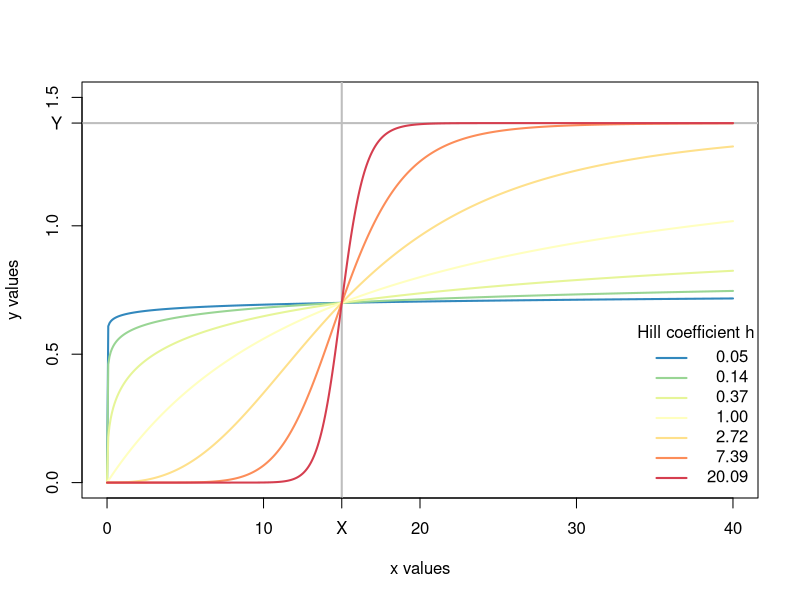
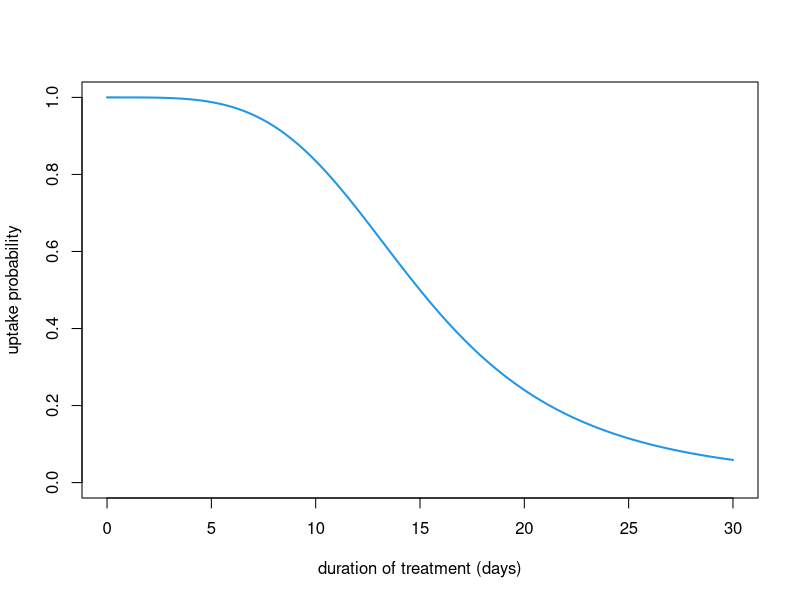
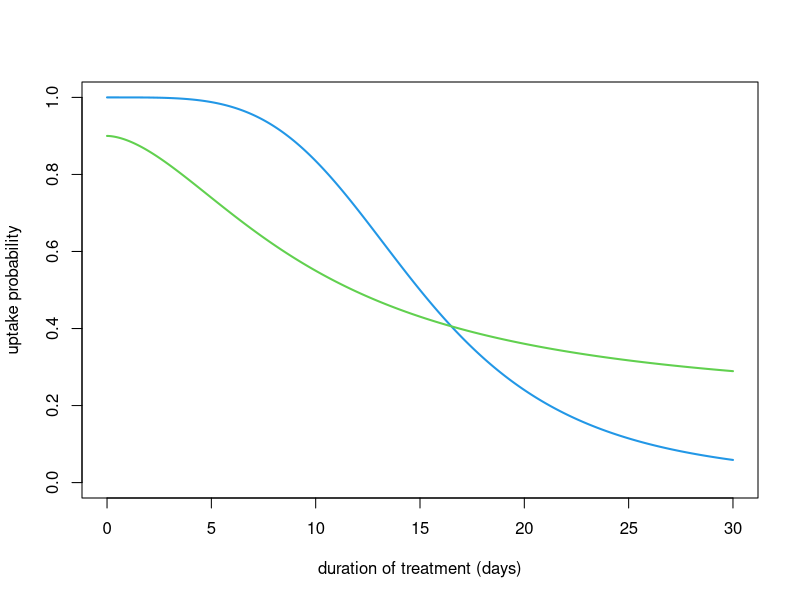
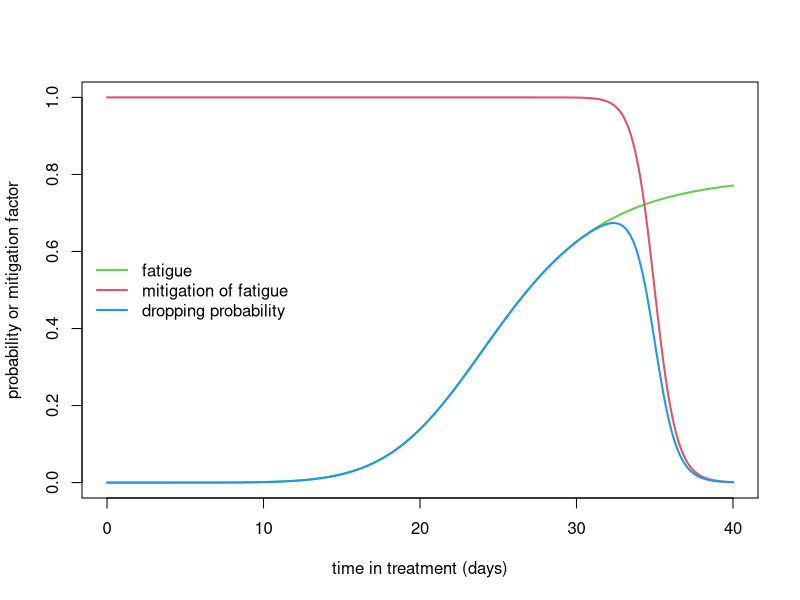
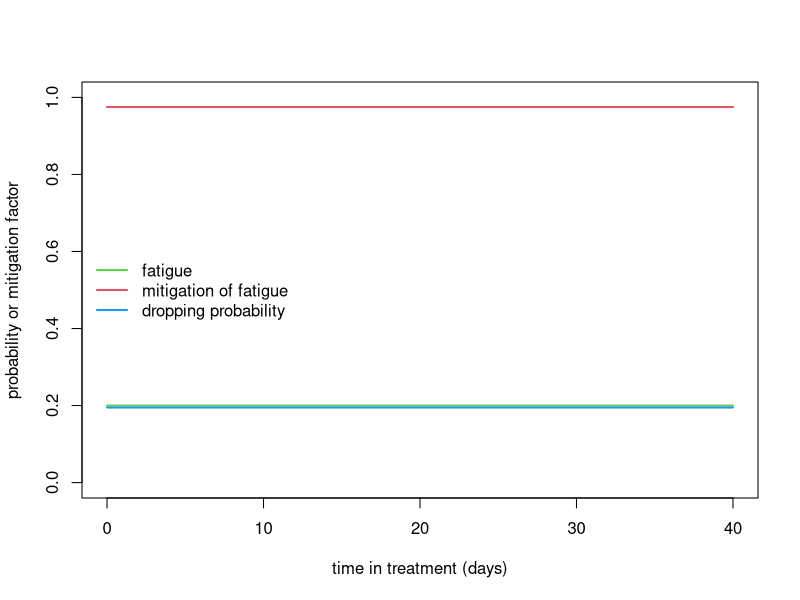
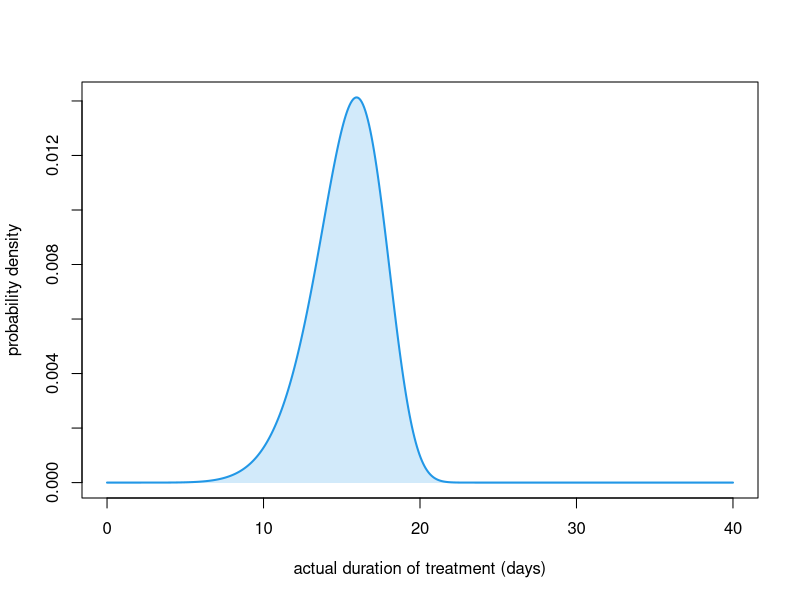
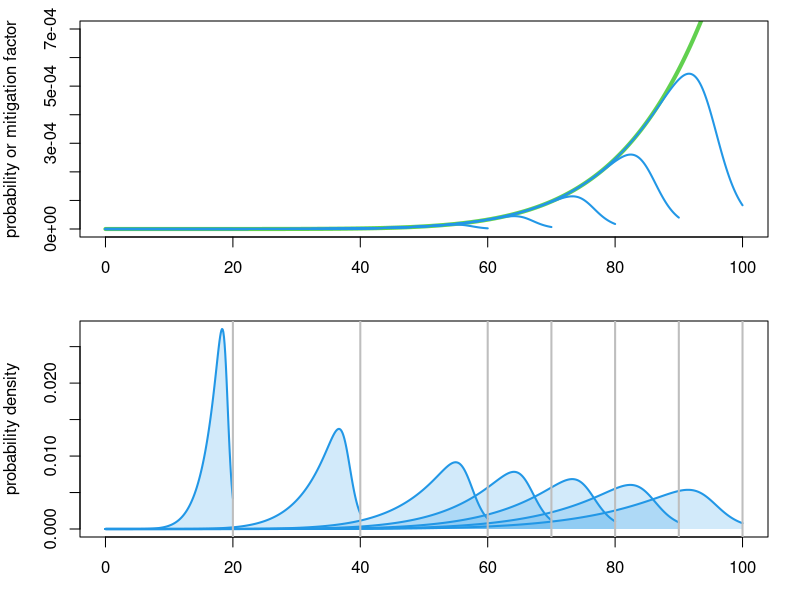
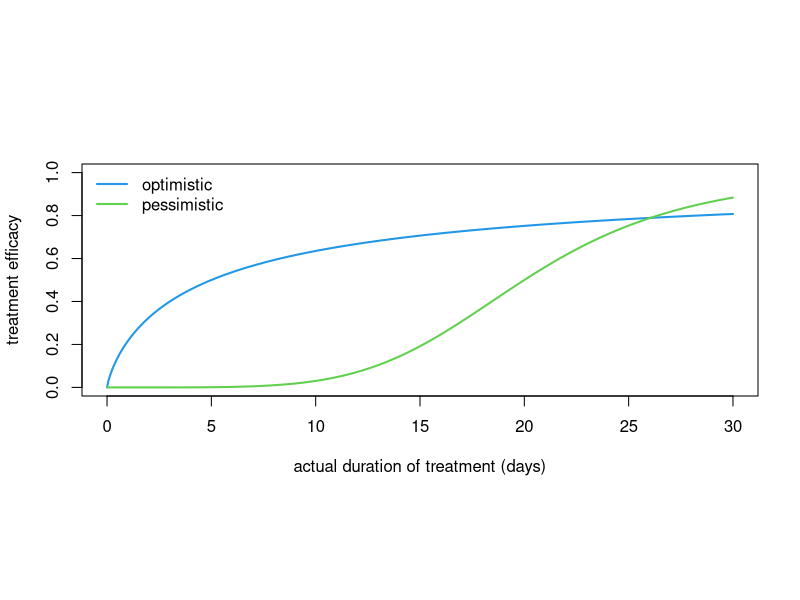

Reproduce these figures in R, in order. (Note: this script raises an error after producing the figures.)
## ---- chunk 1
knitr::knit_hooks$set(
  margin = function(before, options, envir) {
    if (before) par(mgp = c(1.5, .5, 0)) #, bty = "n", plt = c(.105, .97, .13, .97))
    else NULL
  })

knitr::opts_chunk$set(echo       = TRUE,
                      message    = FALSE,
                      cache      = TRUE,
                      autodep    = TRUE,
#                      dev.args   = list(pointsize = 11),
                      fig.height = 5,
                      fig.width  = 1.4 * 5,
                      fig.retina = 2,
                      fig.align  = "center",
                      margin     = TRUE)
## ---- chunk 2
needed_packages <- c(
  "deSolve",
  "tibble",
  "purrr",
  "dplyr",
  "magrittr",
  "RColorBrewer"
)
## ---- chunk 3
to_install <- needed_packages[! needed_packages %in% installed.packages()[,"Package"]]
if (length(to_install)) install.packages(to_install)
## ---- chunk 4
library(tibble)
library(purrr)
library(dplyr)
library(magrittr)
## ---- chunk 5
lwd_val <- 2
## ---- chunk 6
ode2 <- function(...) tibble::as_tibble(as.data.frame(deSolve::ode(...)))

seq2 <- function(...) seq(..., le = 512)

plotl <- function(...) plot(..., type = "l", lwd = 2)

lines2 <- function(...) lines(..., lwd = 2)

legend2 <- function(...) legend(..., bty = "n")

abline2 <- function(..., col = 2) abline(..., lwd = lwd_val, col = col)

plot2 <- function(..., col = 4) plot(..., type = "l", lwd = lwd_val, col = col)

plot3 <- function(...) plot2(..., xlab = "actual duration of treatment (days)")

legend2 <- function(...) legend(..., lty = 1, lwd = lwd_val, bty = "n")

legend3 <- function(x, y, legend, ...) {
  tmp <- legend2(x, y, legend = rep(" ", length(legend)),
                 text.width = max(strwidth(legend)), xjust = 1, yjust = 1, ...)
  text(tmp$rect$left + tmp$rect$w, tmp$text$y, legend, pos = 2)
}

mclapply2 <- function(...) {
  parallel::mclapply(..., mc.cores = parallel::detectCores() - 1)
}

polygon2 <- function(x, y, col = 4, alpha = .2, ...) {
  polygon(c(x[1], x, tail(x, 1)), c(0, y, 0), col = adjustcolor(col, alpha),
          border = NA)
}

polygon3 <- function(x, y1, y2, col = 4, ...) {
  polygon(c(x, rev(x)), c(y1, rev(y2)), col = col, border = NA, ...)
}
## ---- chunk 7
hill <- function(x, X, Y, h) {
  x2h <- x^h
  Y * x2h / (X^h + x2h)
}
## ---- chunk 8
xs <- seq2(0, 40)
X <- 15
Y <- 1.4

plot(NA, xlim = c(0, max(xs)), ylim = c(0, 1.5), xlab = "x values", ylab = "y values")
abline2(v = X, col = "grey")
abline2(h = Y, col = "grey")

hs <- exp(seq(-3, 3))
cols <- rev(RColorBrewer::brewer.pal(n = length(hs), "Spectral"))
walk2(hs, cols, ~ lines2(xs, hill(xs, X, Y, h = .x), col = .y))

legend3("bottomright", col = cols, title = "Hill coefficient h",
        legend = formatC(round(hs, 2), digits = 2, format = "f"))

axis(1, X, "X")
axis(2, Y, "Y", las = 1)
## ---- chunk 9
uptake <- function(pd, Xv, hv) {
  X2h <- Xv ^ hv
  X2h / (X2h + pd ^ hv)
}
## ---- chunk 10
uptake2 <- function(d, X, Y, Z, h) {
  Z - hill(d, X, Y, h)
}
## ---- chunk 11
ds <- seq2(0, 30)
plot2(ds, uptake(ds, 15, 4), ylim = 0:1,
      xlab = "duration of treatment (days)", ylab = "uptake probability")
## ---- chunk 12
ds <- seq2(0, 30)
plot2(ds, uptake2(ds, 15, 1, 1, 4), ylim = 0:1,
      xlab = "duration of treatment (days)", ylab = "uptake probability")
lines2(ds, uptake2(ds, 10, .7, .9, 1.75), col = 3)
## ---- chunk 13
plot_probabilities <- function(
    pd = 40,                      # proposed duration of treatment
    Xf  = 25,   Yf = .8, hf = 7,  # fatigue
    Xmp = .875, Ym = 1,  hm = 50, # mitigation of fatigue
    lwd = 2,
    ylim = 0:1,
    add = FALSE,
    lgnd = TRUE) {                # whether to add the legend to the plot or not
  
  Xm <- Xmp * pd
  ts <- seq2(0, pd)

  fatigue <- hill(ts, Xf, Yf, hf)
  mitigation <- 1 - hill(ts, Xm, Ym, hm)
  
  if (! add) plot(ts, fatigue, ylim = ylim, col = 3, type = "l", lwd = lwd,
                  xlab = "time in treatment (days)",
                  ylab = "probability or mitigation factor")
  lines2(ts, mitigation, col = 2)
  lines2(ts, mitigation * fatigue, col = 4)
  
  if (lgnd & ! add)
    legend2("left", col = c(3, 2, 4),
            legend = c("fatigue", "mitigation of fatigue", "dropping probability"))
}
## ---- chunk 14
plot_probabilities()
## ---- chunk 15
plot_probabilities(hf = 0, hm = 0, Ym = .05, Yf = .4)
## ---- chunk 16
dropping_probability <- function(
    pd = 40,                        # proposed duration of treatment
    Xf  = 25,   Yf = .8, hf = 7,    # fatigue
    Xmp = .875, Ym = 1,  hm = 50,   # mitigation of fatigue
    by = pd / (le - 1), le = 512) { # sampling day in the treatment

  ts <- seq(0, pd, by)
  tibble(x = ts,
         y = hill(ts, Xf, Yf, hf) * (1 - hill(ts, Xmp * pd, Ym, hm)))
}
## ---- chunk 17
dropping_probability()
## ---- chunk 18
effective_duration <- function(
    pd = 40,                        # proposed duration of treatment
    Xf  = 25,   Yf = .8, hf = 7,    # fatigue
    Xmp = .875, Ym = 1,  hm = 50,   # mitigation of fatigue
    by = pd / (le - 1), le = 512) { # sampling effective durations of treatment
  
  dp <- dropping_probability(pd, Xf, Yf, hf, Xmp, Ym, hm, by, le)
  y <- dp$y
  dens <- c(y[1], y[-1] * cumprod(1 - y[-length(y)]))
  tibble(x = dp$x,
         y = dens / sum(dens))
}
## ---- chunk 19
with(effective_duration(), {
  plot3(x, y, ylab = "probability density")
  polygon2(x, y)
})
## ---- chunk 20
explore_dropping <- function(
    Xf  = 200,  Yf  = .15, hf  = 7,
    Xmp = .875, Ym  = 1,   hm  = 50,
    by  = .1, ylim = c(0, .2),
    proposed_durations = c(20, 40, seq(60, 100, 10))) {

  proposed_durations <- sort(proposed_durations)

  eds <- map(proposed_durations,
             ~ effective_duration(.x, Xf, Yf, hf, Xmp, Ym, hm, by))
  
  opar <- par(mfrow = 2:1, plt = c(.1, .96, .21, .93))
  
  plot_probabilities(tail(proposed_durations, 1),
                Xf, Yf, hf, Xmp, Ym, hm, lwd = 4, ylim = ylim, lgnd = FALSE)
  walk(head(proposed_durations, -1),
       ~ plot_probabilities(.x, Xf, Yf, hf, Xmp, Ym, hm, add = TRUE))
  
  plot(NA, xlim = c(0, max(proposed_durations)),
           ylim = c(0, max(unlist(map(eds, ~ .x$y)))),
           xlab = "effective duration of treatment (days)",
           ylab = "probability density")
  walk(eds, ~ with(.x, {
    lines2(.x$x, .x$y, col = 4)
    polygon2(x, y)
  }))
  abline2(v = proposed_durations, col = "grey")
  
  par(opar)
}
## ---- chunk 21
explore_dropping(Xmp = .95, hm = 50, ylim = c(0, .0007))
## ---- chunk 22
draw_durations <- function(
    pd = 40,                        # proposed duration of treatment
    Xf  = 25,   Yf = .8, hf = 7,    # fatigue
    Xmp = .875, Ym = 1,  hm = 50,   # mitigation of fatigue
    by = pd / (le - 1), le = 512,   # sampling effective durations of treatment 
    n = 1000) {                     # number to draw
  with(effective_duration(pd, Xf, Yf, hf, Xmp, Ym, hm, by, le), sample(x, n, TRUE, y)) 
}                    
## ---- chunk 23
draw_durations(n = 16)
## ---- chunk 24
ts <- seq2(0, 30)
plot3(ts, hill(ts, 5, 1, .8), ylim = 0:1, ylab = "treatment efficacy")
lines2(ts, hill(ts, 20, 1, 5), col = 3)
legend2("topleft", legend = c("optimistic", "pessimistic"), col = 4:3)
## ---- chunk 25
pi_value <- function(
    tau = .99,
    pd = 10,
    
    Xv  = 15, hv = 4,
    Xf  = 200,  Yf = .15, hf = 7,
    Xmp = .875, Ym = 1,   hm = 50,
    Xe  = 10,   Ye = 1,   he = 1,
    
    by = pd / (le - 1), le = 512,
    n = 1000) {
  
  tau *
    uptake(pd, Xv, hv) *
    hill(draw_durations(pd, Xf, Yf, hf, Xmp, Ym,  hm, by, le, n), Xe, Ye, he)
}
## ---- chunk 26
tau_vals <- c(.2, .5, .75, .9, 1)

out1 <- tau_vals |>
  map(~ pi_value(tau = .x, pd = 10, n = 1e4, le = 1e6)) |> 
  map(density)

plot2(NA, xlim = 0:1, ylim = c(0, max(unlist(map(out1, extract2, "y")))),
      xlab = expression(paste("proportion ", pi, " of new infections sterilized")),
      ylab = "density of probability")

walk2(out1, seq_along(tau_vals), ~ with(.x, {
  polygon2(x, y, col = .y)
  lines2(x, y, col = .y)
}))

add_legend_sterilization <- function(...) {
  legend2("topright", legend = paste0(rev(100 * tau_vals), "%"),
          col = rev(seq_along(tau_vals)),
          title = expression(paste("perentage ", tau, " of recent infections identified")))
}

add_legend_sterilization()
## ---- chunk 27
quantplot <- function(x, y, probs = c(.025, seq(.05, .95, .05), .975),
                      col = adjustcolor(4, .07)) {
  y <- map_dfr(y, quantile, probs)
  nbcol <- ncol(y)
  nb <- (nbcol - (nbcol %% 2)) / 2 - 1
  walk(0:nb, ~ polygon3(x, y[[1 + .x]], y[[nbcol - .x]], col = col))
}
## ---- chunk 28
pd_vals <- seq(1, 40, le = 512)
out <- map(tau_vals,
           ~ mclapply2(pd_vals,
                       function(x) pi_value(pd = x, tau = .x, n = 1e4, le = 1e6)))
## ---- chunk 29
plot(NA, xlim = c(0, 45), ylim = 0:1,
     xlab = "proposed duration of treatment (days)",
     ylab = "proportion of new infections sterilized")

walk2(out,
      seq_along(out),
      ~ quantplot(pd_vals, .x,  probs = seq(.025, .975, le = 75),
                  col = adjustcolor(.y, .03)))

add_legend_sterilization()
## ---- chunk 30
sid_dyn <- function(N, I0 = 0, D0, beta, gamma, pi, delta, alpha, times) {
  ode2(c(S = N - I0 - D0, I = I0, D = D0),
       times,
       function(time, state, pars) {
         with(as.list(c(state, pars)), {
           infection <- (1 - pi) * beta * D * S
           dS  <- gamma * I + alpha * D - infection
           dI  <- infection - (delta + gamma) * I
           dD  <- delta * I - alpha * D
           list(c(dS, dI, dD))
         })
       },
       c(beta = beta, gamma = gamma, pi = pi, delta = delta, alpha = alpha))
}
## ---- chunk 31
sid_equ <- function(N, beta, gamma, pi, delta, alpha) {
  Dstar <- delta * N / (alpha + delta) - alpha * (delta + gamma) /
           ((alpha + delta) * (1 - pi) * beta)
  Istar <- alpha * Dstar / delta
  c(S = N - Istar - Dstar, I = Istar, D = Dstar)
}
## ---- chunk 32
plot_sid_dyn_equ <- function(
    N     = 1e5,
    D0    = 350,
    beta  = .000001,
    gamma = 0,
    pi    = 0,
    delta = .0001,
    alpha = 1 / 70,
    times = seq2(0, 25000)) {
  sims <- sid_dyn(N = N, I0 = 0, D0 = D0, beta = beta, gamma = gamma, pi = pi,
                  delta = delta, alpha = alpha, times = times)

  equs <- sid_equ(N = N, beta = beta, gamma = gamma, pi = pi,
                  delta = delta, alpha = alpha)
  
  plotl2 <- function(...) plotl(..., xlab = "time (year)")
  
  opar <- par(mfrow = c(1, 3), cex = 1, plt = c(.25, .95, .25, .9))
  with(sims, {
    plotl2(time, I, col = 2, ylab = "infection prevalence")
    abline(h = equs["I"], col = 2)
    plotl2(time, D, col = 3, ylab = "disease prevalence")
    abline(h = equs["D"], col = 3)
    plotl2(time, delta * I, col = 4, ylab = "yearly disease incidence")
    abline(h = delta * equs["I"], col = 4)
  })
  par(opar)
}
## ---- chunk 33
plot_sid_dyn_equ()
## ---- chunk 34
sid_param_val <- function(inf_prev, dis_prev, dis_incd, N = 1e5) {
  delta <- dis_incd / inf_prev
  alpha <- dis_incd / dis_prev
  c(alpha = alpha,
    beta  = alpha * delta / (delta * N - (alpha + delta) * dis_prev),
    delta = delta)
}
## ---- chunk 35
(sid_p_val <- sid_param_val(2e4, 176, 322))
## ---- chunk 36
plot_sid_dyn_equ(D0    = 176,
             beta  = sid_p_val[["beta"]],
             delta = sid_p_val[["delta"]],
             alpha = sid_p_val[["alpha"]],
             times = seq2(0, 3000))
## ---- chunk 37
siid_dyn <- function(N = 1e5, Is0 = 0, If0 = 0, D0,
                    pi, p, beta, gammas, gammaf, deltas, deltaf, alpha, times) {
  ode2(c(S = N - Is0 - If0 - D0, Is = Is0, If = If0, D = D0),
       times,
       function(time, state, pars) {
         with(as.list(c(state, pars)), {
           infection <- beta * D * S
           dS  <- gammas * Is + gammaf * If + alpha * D - (1 - p * pi) * infection
           dIs <- (1 - p) * infection - (gammas + deltas) * Is
           dIf <- (1 - pi) * p * infection - (gammaf + deltaf) * If
           dD  <- deltas * Is + deltaf * If - alpha * D
           list(c(dS, dIs, dIf, dD))
         })
       },
       c(pi = pi, p = p, beta = beta, gammas = gammas, gammaf = gammaf,
         deltas = deltas, deltaf = deltaf, alpha = alpha))
}
## ---- chunk 38
siid_equ <- function(N = 1e5, pi, p, beta, gammas, gammaf, deltas, deltaf, alpha) {
  A  <- (alpha * deltaf + (1 + deltas) * gammaf) * (1 - p) +
        (alpha * deltas + (alpha + deltaf) * gammas) * (1 - pi) * p + 
        (1 - p * pi) * deltas * deltaf
  D  <- (((1 - p) * deltas * gammaf +
          (1 - pi) * p * gammas * deltaf +
          (1 - p * pi) * deltas * deltaf) * N - 
         (deltas * gammaf + gammas * deltaf + deltas * deltaf) * alpha / beta) / A
  If  <- (N - (alpha / deltas + 1) * D) * (1 - pi) * p * beta * D / 
         (gammaf + deltaf + (1 - deltaf / deltas) * (1 - pi) * p * beta * D)
  Is  <- (alpha * D - deltaf * If) / deltas
  c(S  = N - Is - If - D,
    Is = Is,
    If = If,
    D  = D)
}
## ---- chunk 39
plot_siid_dyn_equ <- function(
    N = 1e5,
    Is0 = 0,
    If0 = 0,
    D0 = 350,
    pi = 0,
    p = .9,
    beta = 1e-6,
    gammas = 0,
    gammaf = 0,
    deltas = 1e-6,
    deltaf = 1e-4,
    alpha = 1 / 70,
    times = seq2(0, 1000000)) {
  
  sims <- siid_dyn(N, Is0, If0, D0,
                  pi, p, beta, gammas, gammaf, deltas, deltaf, alpha, times)

  equs <- siid_equ(N, pi, p, beta, gammas, gammaf, deltas, deltaf, alpha)
  
  plotl2 <- function(...) plotl(..., xlab = "time (year)")
  
  opar <- par(mfrow = c(1, 4)) #, cex = 1, plt = c(.25, .95, .25, .9))
  with(sims, {
    incidence_dyn <- deltas * Is + deltaf * If
    incidence_equ <- deltas * equs["Is"] + deltaf * equs["If"]
    
    plotl2(time, Is + If, col = 1, ylab = "infection prevalence")
    abline(h = equs["Is"] + equs["If"], col = 1)
    
    plotl2(time, D,  col = 2, ylab = "disease prevalence")
    abline(h = equs["D"], col = 2)
    
    plotl2(time, incidence_dyn, col = 3, ylab = "yearly disease incidence")
    abline(h = incidence_equ, col = 3)
    
    plotl2(time, deltaf * If / incidence_dyn, col = 4,
           ylab = "proportion of fast infections")
    abline(h = deltaf * equs["If"] / incidence_equ, col = 4)
  })
  par(opar)
}
## ---- chunk 40
plot_siid_dyn_equ()
## ---- chunk 41
N <- 1e5
beta <- .000001
gamma <- gammas <- gammaf <- 0
pi <- 0
delta <- deltas <- deltaf <- .0001
alpha <- 1 / 70
p <- 1
sid_equ(N, beta, gamma, pi, delta, alpha)
siid_equ(N, pi, p, beta, gammas, gammaf, deltas, deltaf, alpha)
## ---- chunk 42
siid_equ2 <- function(N = 1e5, p, beta, gammas, gammaf, deltas, deltaf, alpha) {
  D <- (((gammaf + deltaf) * deltas +
           (gammas * deltaf - deltas * gammaf) * p) * beta * N -
          (gammas * deltaf + (gammaf + deltaf) * deltas) * alpha) /
    (((alpha + deltas) * deltaf + (1 - p) * (1 + deltas) * gammaf +
        ((deltaf + alpha) * gammas - (deltaf - deltas) * alpha) * p) * beta)
  
  c(D = D,
    I = ((N - D) * (deltaf - deltas) * p * beta - (gammaf + deltaf) * alpha) * D /
      ((deltaf - deltas) * p * beta * D - (gammaf + deltaf) * deltas),
    df = (deltas * N - (alpha + deltas) * D) * deltaf * p * beta * D / 
      ((gammaf + deltaf) * deltas - (deltaf - deltas) * p * beta * D),
    ds = D * (alpha + (deltas * N - (alpha + deltas) * D) * p * beta * deltaf /
                ((deltaf - deltas) * p * beta * D - (gammaf + deltaf) * deltas))
    )
}
## ---- chunk 43
siid_equ(N = 1e5, pi = 0, p = .9, beta = .00001, gammas = 1 / 70, gammaf = 0,
         deltas = 1 / 50, deltaf = 1 / 5, alpha = 1 / 70)

siid_equ2(N = 1e5, p = .9, beta = .00001, gammas = 1 / 70, gammaf = 0,
          deltas = 1 / 50, deltaf = 1 / 5, alpha = 1 / 70)
## ---- chunk 44
plot_siid_dyn_equ2 <- function(
    N = 1e5,
    Is0 = 0,
    If0 = 0,
    D0 = 350,
    pi = 0,
    p = .9,
    beta = 1e-6,
    gammas = 0,
    gammaf = 0,
    deltas = 1e-6,
    deltaf = 1e-4,
    alpha = 1 / 70,
    times = seq2(0, 1000000)) {
  
  sims <- siid_dyn(N, Is0, If0, D0,
                  pi, p, beta, gammas, gammaf, deltas, deltaf, alpha, times)

  equs <- siid_equ2(N, p, beta, gammas, gammaf, deltas, deltaf, alpha)

  plotl2 <- function(...) plotl(..., xlab = "time (year)")
  
  opar <- par(mfrow = c(1, 4)) #, cex = 1, plt = c(.25, .95, .25, .9))
  with(sims, {
    plotl2(time, Is + If, col = 1, ylab = "infection prevalence")
    abline(h = equs["I"], col = 1)
    
    plotl2(time, D,  col = 2, ylab = "disease prevalence")
    abline(h = equs["D"], col = 2)
    
    plotl2(time, deltaf * If, col = 3, ylab = "yearly fast disease incidence")
    abline(h = equs["df"], col = 3)

    plotl2(time, deltas * Is, col = 4, ylab = "yearly slow disease incidence")
    abline(h = equs["ds"], col = 4)
  })
  par(opar)
}
## ---- chunk 45
plot_siid_dyn_equ2()
## ---- chunk 46
siid_equ3 <- function(N = 1e5, p, beta, deltas, deltaf, alpha) {
  D <- deltaf * deltas * (beta * N - alpha) / 
       (((alpha + deltas) * deltaf - (deltaf - deltas) * alpha * p) * beta)
  
  c(D = D,
    I = ((N - D) * (deltaf - deltas) * p * beta - deltaf * alpha) * D /
        ((deltaf - deltas) * p * beta * D - deltaf * deltas),
    df = (deltas * N - (alpha + deltas) * D) * deltaf * p * beta * D /
        (deltaf * deltas - (deltaf - deltas) * p * beta * D),
    ds = (alpha + (deltas * N - (alpha + deltas) * D) * p * beta * deltaf / 
            ((deltaf - deltas) * p * beta * D - deltaf * deltas)) * D
    )
}

siid_equ2(N = 1e5, p = .9, beta = .00001, gammas = 0, gammaf = 0, deltas = 1 / 50,
          deltaf = 1 / 5, alpha = 1 / 70)

siid_equ3(N = 1e5, p = .9, beta = .00001, deltas = 1 / 50, deltaf = 1 / 5,
          alpha = 1 / 70)
## ---- chunk 47
siid_param_val <- function(I, D, ds, df, N, deltaf) {
  c(alpha  = (df + ds) / D,
    beta   = (df + ds) / ((N - I - D) * D),
    deltas = deltaf * ds / (deltaf * I - df),
    p      = df / (df + ds))
}
## ---- chunk 48
x <- .9
di <- 176
D <- 322
df <- round(x * di)
siid_param_val(I = 1e4, D = D, ds = di - df, df = df, N = 1e5, deltaf = 1 / 2)
siid_param_val(I = 3e4, D = D, ds = di - df, df = df, N = 1e5, deltaf = 1 / 2)
## ---- chunk 49
deltaf <- 1 / 2
N <- 1e5
x <- .9
di <- 176
D0 <- 322
df <- x * di

siid_p_val <- siid_param_val(I = 2e4, D = D0, ds = di - df, df = df, N = N,
                             deltaf = deltaf)

a <- siid_equ(N = N, pi = 0, p = siid_p_val[["p"]], beta = siid_p_val[["beta"]],
              gammas = 0, gammaf = 0, deltas = siid_p_val[["deltas"]], deltaf = deltaf,
              alpha = siid_p_val[["alpha"]])

b <- siid_equ2(N = N, p = siid_p_val[["p"]], beta = siid_p_val[["beta"]],
               gammas = 0, gammaf = 0, deltas = siid_p_val[["deltas"]], deltaf = deltaf,
               alpha = siid_p_val[["alpha"]])

a["D"]
sum(a[c("Is", "If")])
b["I"]
(d <- sum(b[c("df", "ds")]))
b[["df"]] / d
## ---- chunk 50
times <- 2025 + seq2(0, 30)
deltaf <- 1 / 2
N <- 1e5
I0 <- 2e4
x <- .9
di <- 176
D0 <- 322
df <- x * di

siid_p_val <- siid_param_val(I = I0, D = D0, ds = di - df, df = df, N = N,
                             deltaf = deltaf)

start_val <- siid_equ(N = N, pi = 0, p = siid_p_val[["p"]], beta = siid_p_val[["beta"]],
                      gammas = 0, gammaf = 0, deltas = siid_p_val[["deltas"]],
                      deltaf = deltaf, alpha = siid_p_val[["alpha"]])

pi_effect <- function(pi) {
  siid_dyn(N = 1e5, Is0 = start_val[["Is"]], If0 = start_val[["If"]], D0, pi,
           p      = siid_p_val[["p"]],
           beta   = siid_p_val[["beta"]], gammas = 0, gammaf = 0,
           deltas = siid_p_val[["deltas"]], deltaf = deltaf,
           alpha  = siid_p_val[["alpha"]], times) |> 
    mutate(d = deltaf * If + siid_p_val[["deltas"]] * Is)
}

plot(NA, xlim = range(times), ylim = c(0, di),
     xlab = "year", ylab = "disease incidence (/year/100,000)")

seq(0, 1, .1) |> 
  map(pi_effect) |> 
  walk(~ with(.x, lines(time, d)))
